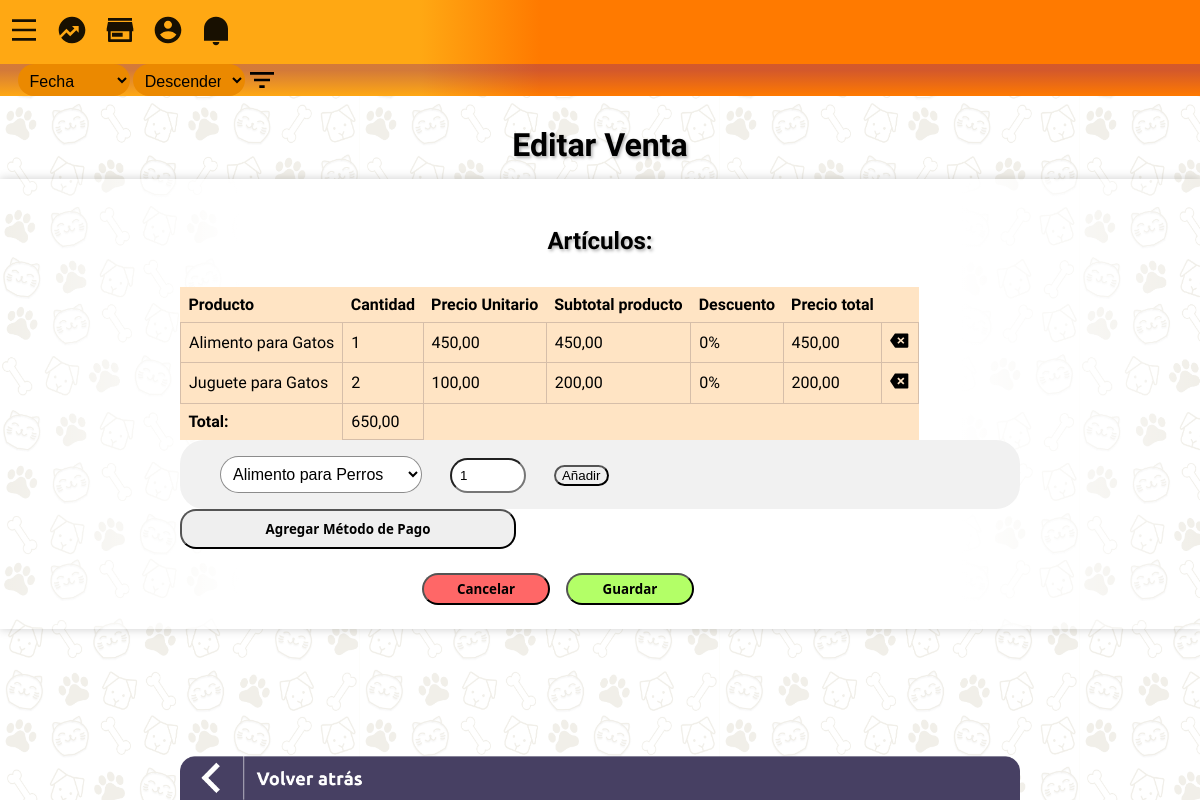
The page /interfaces/modificar_venta.php?venta=2 (signed in) on the database its author committed.
### tables this page shows
CREATE TABLE `detalles_venta` (
  `ID_venta` int(11) NOT NULL,
  `ID_producto` int(11) NOT NULL,
  `cantidad` int(11) NOT NULL
);

CREATE TABLE `productos` (
  `ID_producto` int(11) NOT NULL,
  `nombre` varchar(32) NOT NULL,
  `descripcion` varchar(200) DEFAULT NULL,
  `precio` int(11) NOT NULL,
  `stock` int(11) NOT NULL DEFAULT 0,
  `stock_minimo` int(11) DEFAULT NULL,
  `activo` boolean NOT NULL DEFAULT 1
);

### interfaces/modificar_venta.php (the view, shortened to what this page needs)
<?php
    require '../headers/header_interfaces.php';
    require '../backend/conexion.php';
    include '../headers/ordenador_transacciones.php';
?>
</header>
<h1> Editar Venta</h1>
<article>
    <h2> Artículos:</h2>
    <?php
    echo '<label id="respuesta_servidor"';
    if(isset($_GET['notificacion'])){
        echo ' class="notificacion">';
        echo $_GET['notificacion'];
    } else if(isset($_GET['advertencia'])){
        echo ' class="advertencia">';
        echo $_GET['advertencia'];
    }
    echo '</label>';
    ?>
    <table id='tabla_registros'>
        <thead>
            <tr>
                <th>Producto</th>
                <th>Cantidad</th>
                <th>Precio Unitario</th>
                <th>Subtotal producto</th>
                <th>Descuento</th>
                <th>Precio total</th>
                <th> </th>
            </tr>
        </thead>
        <tbody id='tbody'>
            <?php
            $instruccion = 'SELECT
            p.ID_producto,
            p.nombre,
            p.precio,
            dv.cantidad,
            p.precio * dv.cantidad AS total_sin_descuento,
            IFNULL(SUM(d.porcentaje), 0) AS porcentaje_descuento,
            p.precio * dv.cantidad * (1 - IFNULL(SUM(d.porcentaje) / 100, 0)) AS total_producto
            FROM productos p
            JOIN detalles_venta dv
            ON p.ID_producto = dv.ID_producto
            JOIN ventas v
            ON dv.ID_venta = v.ID_venta
            LEFT JOIN descuento_productos dp
            ON p.ID_producto = dp.ID_producto
            LEFT JOIN descuentos d
            ON dp.ID_descuento = d.ID_descuento
            AND d.activo = 1
            AND d.fecha_expiracion > CURRENT_TIMESTAMP()
            WHERE v.ID_venta = ' . $_GET['venta'] . '
            GROUP BY p.ID_producto, p.nombre, p.precio, dv.cantidad;
            ';
            $productos = mysqli_query($conn, $instruccion);
            $total = 0;
            while($producto = mysqli_fetch_array($productos, MYSQLI_ASSOC)) {
            echo '
                <tr class="producto" data-producto="' . $producto['ID_producto'] . '" data-precio="' . $producto['total_producto'] . '">
                        <td>' . $producto['nombre'] . '</td>
                        <td>' . $producto['cantidad'] . '</td>
                        <td>' . number_format($producto['precio'], 2, ',', '.') . '</td>
                        <td>' . number_format($producto['total_sin_descuento'], 2, ',', '.') . '</td>
                        <td>' . $producto['porcentaje_descuento'] . '%</td>
                        <td>' . number_format($producto['total_producto'], 2, ',', '.') . '</td>
                        <td>
                            <a class="remover_producto">
                                <img class="icono" src="../iconos/delete-back-2-fill.svg">
                            </a>
                        </td>
                </tr>
            ';
            $total += $producto['total_producto'];
            }
            ?>
            <tr>
                <th>Total:</th>
                <td id='total'> <?php echo number_format($total, 2, ',', '.');; ?> </td>
            </tr>
        </tbody>
    </table>
    <form id='formulario_venta' action='../backend/actualizar_venta.php' method='POST'>
        <div>
        <?php
        $instruccion = 'SELECT * FROM productos WHERE stock > 0 AND activo = 1';
        $resultado = mysqli_query($conn, $instruccion);
        echo '<select id="selector_productos" name="producto_para_agregar">';
        while ($fila = mysqli_fetch_array($resultado, MYSQLI_ASSOC)) {
            echo '<option value="' . $fila['ID_producto'] . '"';
            echo '>';
            echo $fila['nombre'];
            echo '</option>';
        }
        echo '</select>';
        ?>
        <input id='cantidad_producto_agregar' type='number' min='1' value='1' name='cantidad'>
        <input id='agregar_producto_modificar_venta' type='button' value='A&ntilde;adir'>
        </div>
    </form>
    <button class='boton_grande' type='button' id='agregar_metodo_pago'>Agregar Método de Pago</button>
    <div class='opciones_interfaz'>
        <button id='boton_cancelar' class='boton'> Cancelar</button>
        <button id='boton_guardar' class='boton'> Guardar</button>
    </div>
    <?php
    echo '<label id="respuesta_servidor"';
    if(isset($_GET['notificacion'])){
        echo ' class="notificacion">';
        echo $_GET['notificacion'];
    } else if(isset($_GET['advertencia'])){
        echo ' class="advertencia">';
        echo $_GET['advertencia'];
    }
    echo '</label>';
    ?>
    <picture>
        <source media='(min-width: 48rem)' srcset='../img/regresar_largo.png'>
        <source media='(max-width: 48rem)' srcset='../img/regresar.png'>
        <img class='regresar' data-destino='../menu_empresa.php' src='../img/regresar_largo.png' alt='regresar'>
    </picture>
</article>
</body>
</html>

### css/aplicacion.css (style rules this page uses)
body { background-color: rgb(240, 233, 227); background-image: url('../img/patron.png'); background-size: 30%; background-repeat: repeat; display: flex; flex-wrap: wrap; flex-direction: column; width: 100%; max-width: 100dvw; top: 0; left: 0; padding: 0; margin: 7rem 0 0 0; scrollbar-width: thin; scrollbar-color: rgba(0, 206, 96, 1) rgba(165, 206, 0, 1); }
a { text-decoration: none; }
article { background-color: rgba(255, 255, 255, 0); background-image: linear-gradient(to right, rgba(255, 255, 255, 0) 0%, rgba(255, 255, 255, 1) 10%, rgba(255, 255, 255, 1) 90%, rgba(255, 255, 255, 0) 100%); box-shadow: 0 0 0.6rem rgba(0, 0, 0, 0.2); display: flex; flex-direction: column; justify-content: center; margin-bottom: 10rem; }
select { background-color: rgba(255, 255, 255, 0.45); width: 25%; max-width: 40%; border: 0.1rem solid rgba(0, 0, 0, 0.45); font-size: 1rem; }
option { font-size: 1rem; background-color: rgba(255, 252, 252, 0.48); color: #000000; }
h1 { margin: 2rem auto; line-height: 0.2rem; font-family: "Baloo Thambi 2", system-ui; font-weight: 800; text-shadow: 0.1rem 0.1rem 0.2rem rgba(0, 0, 0, 0.3); }
h2 { margin: 2rem auto; font-family: "Baloo Thambi 2", system-ui; font-weight: 700; text-shadow: 0.1rem 0.1rem 0.2rem rgba(0, 0, 0, 0.3); }
#tabla_registros { max-width: 100%; background-color: bisque; border-collapse: collapse; border: none; font-family: "Baloo Thambi 2", system-ui; }
#tabla_registros { white-space: normal; }
#tabla_registros th, #tabla_registros td { padding: 0.5rem; text-align: left; }
#tabla_registros td { border: 0.1rem solid rgb(214, 190, 169); padding: 0.5rem; overflow: hidden; text-overflow: ellipsis; }
form { background-color: rgba(241, 241, 241, 1); border-radius: 1.5rem; display: flex; padding: 2rem 0.6rem; color: rgba(0, 0, 0, 1); font-family: "Baloo Thambi 2", system-ui; font-weight: 800; position: relative; }
form *:not(input) { user-select: none; }
form input { margin-left: 2dvw; border-radius: 1.5rem; }
form input[type='number'] { max-width: 3.5rem; padding: 0.5rem; background-color: rgba(255, 255, 255, 1); }
form select { border-radius: 1.5rem; margin: 0 0 0 2dvw; padding: 0.5rem; background-color: rgba(255, 255, 255, 1); }
#formulario_venta { display: flex; flex-direction: column; flex-wrap: nowrap; }
.opciones_interfaz { width: 90%; height: 3rem; display: flex; flex-direction: row; flex-wrap: nowrap; align-items: center; justify-content: center; gap: 1rem; margin: 1rem 0 0 0; }
#boton_cancelar { background-color: rgb(255, 103, 103); }
#boton_guardar { background-color: rgb(179, 255, 103); }
.boton { height: 2rem; width: 40%; max-width: 8rem; font-family: "Baloo Thali 2", system-ui; font-weight: 700; border-radius: 1rem; }
.boton_grande { height: 5dvh; width: 40%; font-family: "Baloo Thali 2", system-ui; font-weight: 700; border-radius: 1rem; display: flex; flex-direction: row; flex-wrap: nowrap; justify-content: center; align-items: center; }
#formulario_venta { padding: 1rem; display: flex; flex-direction: column; justify-content: left; }
.regresar { position: fixed; max-width: 70dvw; bottom: 0; left: 50%; transform:translateX(-50%); }
.icono { max-width: 1.2rem; height: 1.2rem; }
.noseleccionable { -webkit-user-select: none; -moz-user-select: none; -ms-user-select: none; user-select: none; }
@media (min-width: 48rem) { article { background-color: rgba(255, 255, 255, 0); background-image: linear-gradient(to right, rgba(255, 255, 255, 0) 0%, rgba(255, 255, 255, 1) 20%, rgba(255, 255, 255, 1) 25%, rgba(255, 255, 255, 1) 75%, rgba(255, 255, 255, 1) 80%, rgba(255, 255, 255, 0) 100%); padding: 1rem 15%; } }
@media (min-width: 48rem) { #tabla_registros { overflow: hidden; } }

### rows shown on the page
detalles_venta: ID_producto.nombre "Alimento para Gatos", cantidad "1", ID_producto.precio "450,00", total_sin_descuento "450,00", porcentaje_descuento "0", total_producto "450,00"
detalles_venta: ID_producto.nombre "Juguete para Gatos", cantidad "2", ID_producto.precio "100,00", total_sin_descuento "200,00", porcentaje_descuento "0", total_producto "200,00"

### other values the page prints
$total "650,00"
form field producto_para_agregar "Alimento para Perros"
